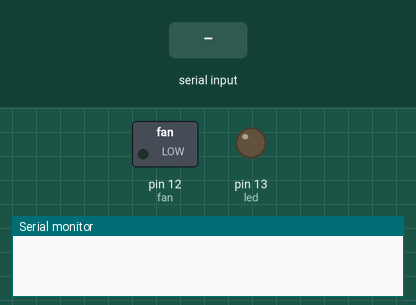
This sketch was run on a simulated Arduino Uno, built with avr-gcc and run on an emulated ATmega328P. Shown: switched loads named in the sketch (green lamp = pin HIGH), output pins drawn as LEDs (lit = HIGH), the last lines printed to the serial monitor. The inputs (shaded band) are chosen by the test bench. Pins used as bus, display or sensor lines are not drawn.

Above: at 1.2 s.
1.3 s: "o" received over Serial
At 1.6 s:
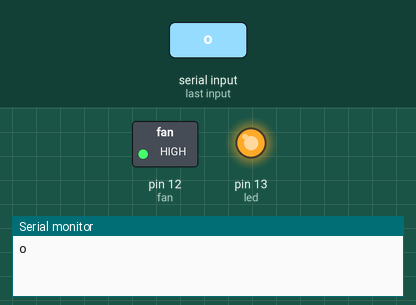
2.8 s: "f" received over Serial
At 3.9 s:
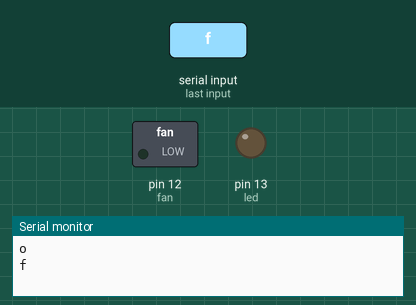
Timing chart, 0 to 5.8 s (numbered marks = the images above; inputs shaded):
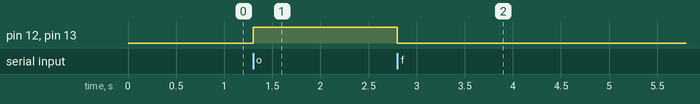

The sketch:

FFMount_FanMachine.ino
```cpp
int led = 13;
int fan = 12;
int fanPower = A0;


void setup() {
  pinMode(led, OUTPUT);
  pinMode(fan, OUTPUT);
  pinMode(fanPower, OUTPUT);
  Serial.begin(57600);

  digitalWrite(fan, LOW);    // turn the LED off by making the voltage LOW
  digitalWrite(led, LOW);    // turn the LED off by making the voltage LOW
  digitalWrite(fanPower, HIGH);
}

void loop() {


  while (Serial.available() > 0)
  {
    int inChar = Serial.read();
    // int inChar2 = Serial.parseInt();


    if (inChar == 'o') {
      digitalWrite(led, HIGH);   // turn the LED on (HIGH is the voltage level)
      digitalWrite(fan, HIGH);   // turn the LED on (HIGH is the voltage level)
      Serial.println("o");
    }
    if (inChar == 'f') {
      digitalWrite(led, LOW);    // turn the LED off by making the voltage LOW
      digitalWrite(fan, LOW);    // turn the LED off by making the voltage LOW
      Serial.println("f");
    }
  }

}
```

Measured:
- after the input at 1.3 s, pin 12 (fan), pin 13 (led): LOW → HIGH at once
- after the input at 2.8 s, pin 12 (fan), pin 13 (led): HIGH → LOW at once
